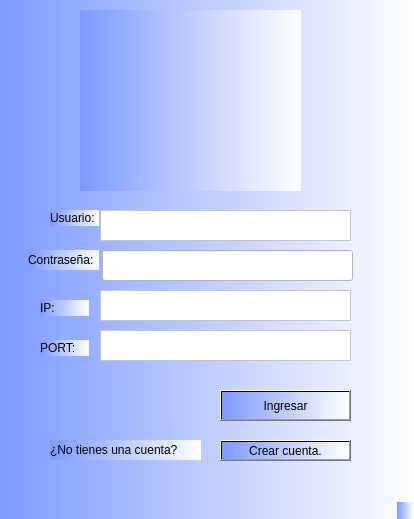
<?xml version="1.0" encoding="UTF-8"?>
<ui version="4.0">
 <class>Menu</class>
 <widget class="QMainWindow" name="Menu">
  <property name="geometry">
   <rect>
    <x>0</x>
    <y>0</y>
    <width>414</width>
    <height>519</height>
   </rect>
  </property>
  <property name="windowTitle">
   <string>Messenger</string>
  </property>
  <property name="windowIcon">
   <iconset>
    <normaloff>logo_msn.jpeg</normaloff>logo_msn.jpeg</iconset>
  </property>
  <property name="styleSheet">
   <string notr="true">background-color:qlineargradient(spread:pad, x1:0, y1:0, x2:1, y2:0, stop:0 rgba(125, 154, 255, 255), stop:1 rgba(255, 255, 255, 255));</string>
  </property>
  <widget class="QWidget" name="centralwidget">
   <widget class="QTextEdit" name="usuario_txe">
    <property name="geometry">
     <rect>
      <x>100</x>
      <y>210</y>
      <width>251</width>
      <height>31</height>
     </rect>
    </property>
    <property name="styleSheet">
     <string notr="true">background-color: rgb(255, 255, 255);</string>
    </property>
   </widget>
   <widget class="QPushButton" name="ingresar_btn">
    <property name="geometry">
     <rect>
      <x>220</x>
      <y>390</y>
      <width>131</width>
      <height>31</height>
     </rect>
    </property>
    <property name="text">
     <string>Ingresar</string>
    </property>
   </widget>
   <widget class="QPushButton" name="cuenta_btn">
    <property name="geometry">
     <rect>
      <x>220</x>
      <y>440</y>
      <width>131</width>
      <height>21</height>
     </rect>
    </property>
    <property name="text">
     <string>Crear cuenta.</string>
    </property>
   </widget>
   <widget class="QLabel" name="label">
    <property name="geometry">
     <rect>
      <x>50</x>
      <y>440</y>
      <width>151</width>
      <height>20</height>
     </rect>
    </property>
    <property name="text">
     <string>¿No tienes una cuenta?</string>
    </property>
   </widget>
   <widget class="QLabel" name="label_3">
    <property name="geometry">
     <rect>
      <x>50</x>
      <y>210</y>
      <width>49</width>
      <height>16</height>
     </rect>
    </property>
    <property name="styleSheet">
     <string notr="true"/>
    </property>
    <property name="text">
     <string>Usuario:</string>
    </property>
   </widget>
   <widget class="QLabel" name="label_4">
    <property name="geometry">
     <rect>
      <x>28</x>
      <y>250</y>
      <width>71</width>
      <height>20</height>
     </rect>
    </property>
    <property name="text">
     <string>Contraseña:</string>
    </property>
   </widget>
   <widget class="QLabel" name="label_5">
    <property name="geometry">
     <rect>
      <x>80</x>
      <y>10</y>
      <width>221</width>
      <height>181</height>
     </rect>
    </property>
    <property name="text">
     <string/>
    </property>
    <property name="pixmap">
     <pixmap>logo_msn.jpeg</pixmap>
    </property>
    <property name="scaledContents">
     <bool>true</bool>
    </property>
   </widget>
   <widget class="QTextEdit" name="ip_txe">
    <property name="geometry">
     <rect>
      <x>100</x>
      <y>290</y>
      <width>251</width>
      <height>31</height>
     </rect>
    </property>
    <property name="styleSheet">
     <string notr="true">background-color: rgb(255, 255, 255);</string>
    </property>
   </widget>
   <widget class="QLabel" name="label_2">
    <property name="geometry">
     <rect>
      <x>40</x>
      <y>300</y>
      <width>49</width>
      <height>16</height>
     </rect>
    </property>
    <property name="text">
     <string>IP:</string>
    </property>
   </widget>
   <widget class="QTextEdit" name="port_txe">
    <property name="geometry">
     <rect>
      <x>100</x>
      <y>330</y>
      <width>251</width>
      <height>31</height>
     </rect>
    </property>
    <property name="styleSheet">
     <string notr="true">background-color: rgb(255, 255, 255);</string>
    </property>
   </widget>
   <widget class="QLabel" name="label_6">
    <property name="geometry">
     <rect>
      <x>40</x>
      <y>340</y>
      <width>49</width>
      <height>16</height>
     </rect>
    </property>
    <property name="text">
     <string>PORT:</string>
    </property>
   </widget>
   <widget class="QLineEdit" name="contra_txe">
    <property name="geometry">
     <rect>
      <x>102</x>
      <y>250</y>
      <width>251</width>
      <height>31</height>
     </rect>
    </property>
    <property name="styleSheet">
     <string notr="true">background-color: rgb(255, 255, 255);</string>
    </property>
    <property name="echoMode">
     <enum>QLineEdit::Password</enum>
    </property>
   </widget>
  </widget>
  <widget class="QMenuBar" name="menubar">
   <property name="geometry">
    <rect>
     <x>0</x>
     <y>0</y>
     <width>414</width>
     <height>22</height>
    </rect>
   </property>
  </widget>
  <widget class="QStatusBar" name="statusbar"/>
 </widget>
 <resources/>
 <connections/>
</ui>
